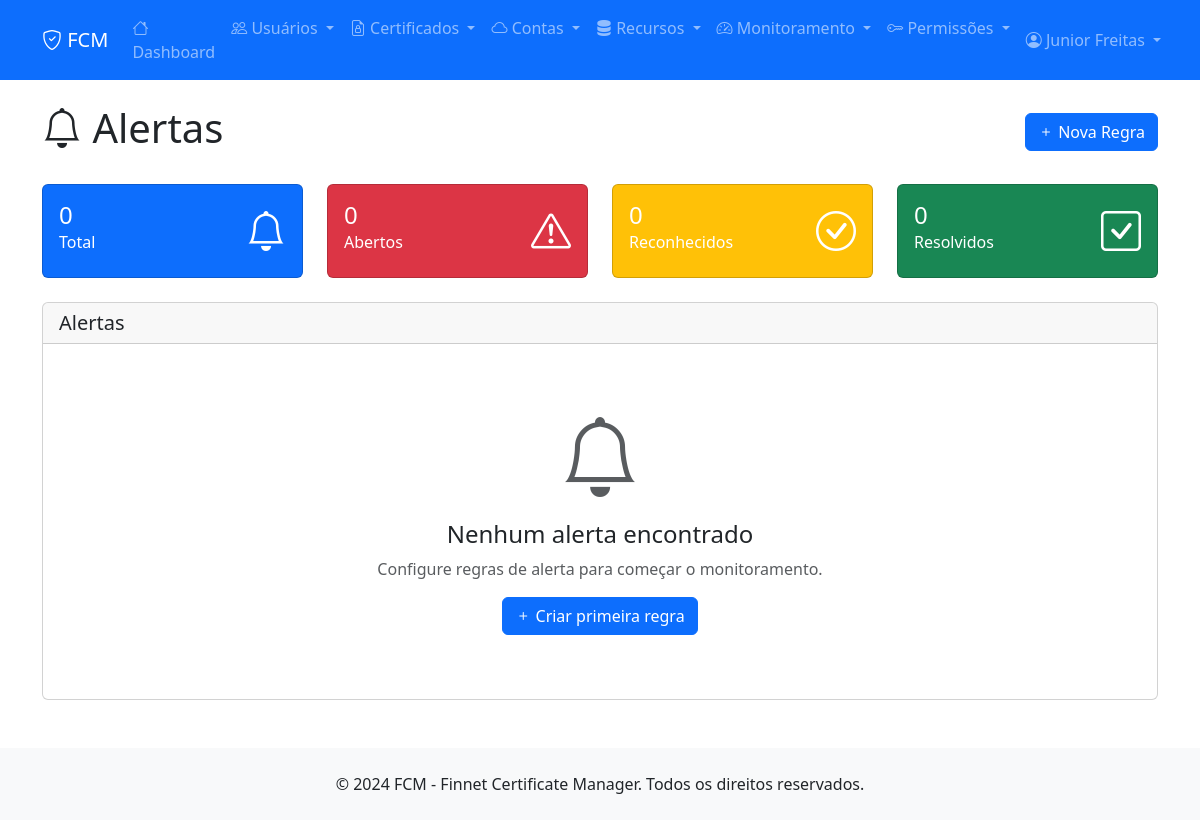
The page /monitoring/alerts/ (signed in) on the database as committed earlier.
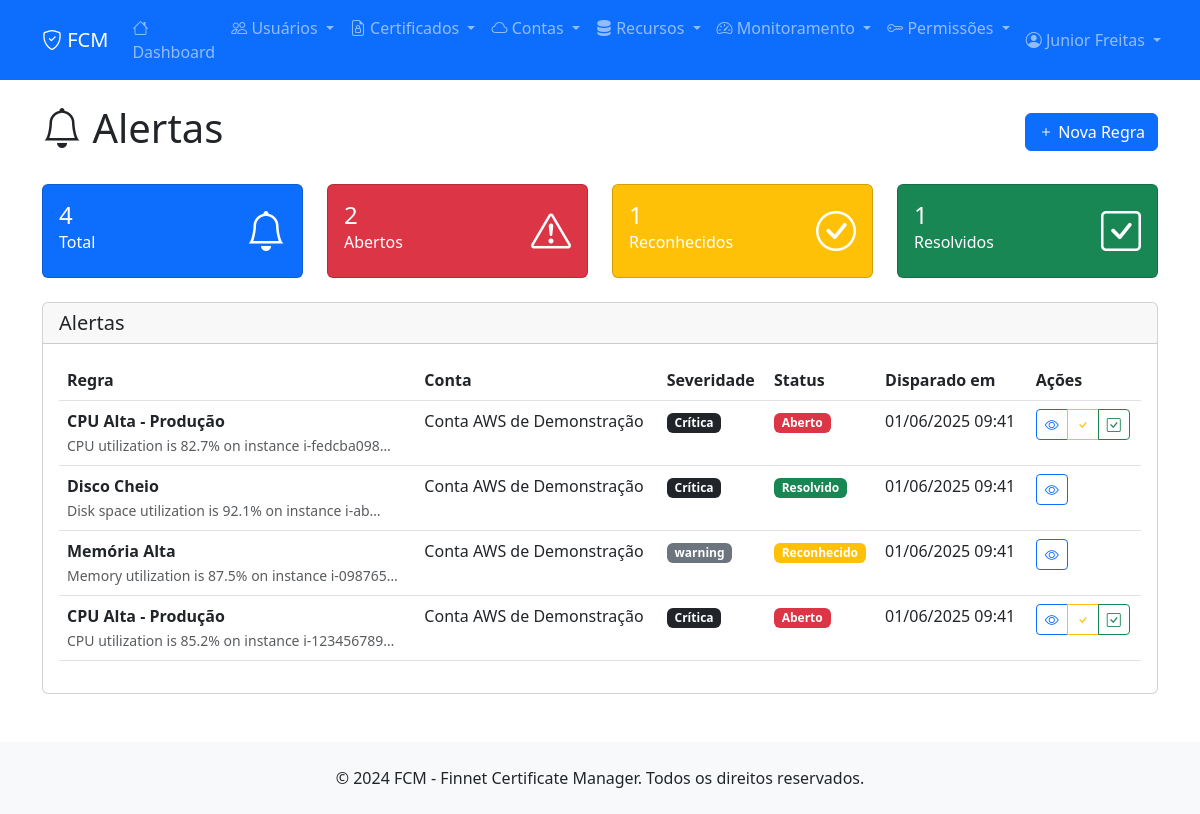
The same page on the database as committed later.
### apps/monitoring/models.py (models this page shows, shortened)
class Alert(models.Model):
    STATUS_CHOICES = [
        ('open', 'Aberto'),
        ('acknowledged', 'Reconhecido'),
        ('resolved', 'Resolvido'),
        ('suppressed', 'Suprimido'),
    ]
    id = models.UUIDField(primary_key=True, default=uuid.uuid4, editable=False)
    rule = models.ForeignKey(AlertRule, on_delete=models.CASCADE, verbose_name='Regra')
    account = models.ForeignKey(Account, on_delete=models.CASCADE, verbose_name='Conta')
    message = models.TextField('Mensagem')
    current_value = models.FloatField('Valor Atual')
    threshold_value = models.FloatField('Valor Limite')
    status = models.CharField('Status', max_length=20, choices=STATUS_CHOICES, default='open')
    triggered_at = models.DateTimeField('Disparado em', auto_now_add=True)
    acknowledged_at = models.DateTimeField('Reconhecido em', null=True, blank=True)
    acknowledged_by = models.CharField('Reconhecido por', max_length=255, blank=True)
    resolved_at = models.DateTimeField('Resolvido em', null=True, blank=True)
    resolved_by = models.CharField('Resolvido por', max_length=255, blank=True)
    metadata = models.JSONField('Metadados', default=dict, blank=True)
    class Meta:
        verbose_name = 'Alerta'
        verbose_name_plural = 'Alertas'
        ordering = ['-triggered_at']
    @property
    def status_badge_class(self):
        return {
            'open': 'bg-danger',
            'acknowledged': 'bg-warning',
            'resolved': 'bg-success',
            'suppressed': 'bg-secondary'
        }.get(self.status, 'bg-secondary')
    @property
    def severity_badge_class(self):
        return self.rule.severity_badge_class

class AlertRule(models.Model):
    SEVERITY_CHOICES = [
        ('low', 'Baixa'),
        ('medium', 'Média'),
        ('high', 'Alta'),
        ('critical', 'Crítica'),
    ]
    OPERATOR_CHOICES = [
        ('gt', 'Maior que'),
        ('gte', 'Maior ou igual'),
        ('lt', 'Menor que'),
        ('lte', 'Menor ou igual'),
        ('eq', 'Igual'),
        ('ne', 'Diferente'),
    ]
    id = models.UUIDField(primary_key=True, default=uuid.uuid4, editable=False)
    name = models.CharField('Nome', max_length=255)
    description = models.TextField('Descrição', blank=True)
    account = models.ForeignKey(Account, on_delete=models.CASCADE, verbose_name='Conta')
    metric = models.CharField('Métrica', max_length=255)
    operator = models.CharField('Operador', max_length=10, choices=OPERATOR_CHOICES)
    threshold = models.FloatField('Limite')
    severity = models.CharField('Severidade', max_length=20, choices=SEVERITY_CHOICES)
    is_enabled = models.BooleanField('Ativo', default=True)
    check_interval = models.IntegerField('Intervalo de Verificação (min)', default=5)
    cooldown_period = models.IntegerField('Período de Cooldown (min)', default=15)
    notify_email = models.BooleanField('Notificar por Email', default=True)
    notify_slack = models.BooleanField('Notificar por Slack', default=False)
    slack_webhook = models.URLField('Webhook Slack', blank=True)
    created_by = models.CharField('Criado por', max_length=255)
    created_at = models.DateTimeField('Criado em', auto_now_add=True)
    updated_at = models.DateTimeField('Atualizado em', auto_now=True)
    class Meta:
        verbose_name = 'Regra de Alerta'
        verbose_name_plural = 'Regras de Alerta'
        ordering = ['-created_at']
    @property
    def severity_badge_class(self):
        return {
            'low': 'bg-success',
            'medium': 'bg-warning',
            'high': 'bg-danger',
            'critical': 'bg-dark'
        }.get(self.severity, 'bg-secondary')

### apps/accounts/models.py (models this page shows, shortened)
class Account(models.Model):
    STATUS_CHOICES = [
        (0, 'Ativa'),
        (1, 'Inativa'),
        (2, 'Suspensa'),
        (3, 'Em Validação'),
        (4, 'Erro de Conexão'),
    ]
    ACCOUNT_TYPE_CHOICES = [
        ('root', 'Root Account'),
        ('iam', 'IAM User'),
        ('role', 'IAM Role'),
        ('federated', 'Federated User'),
    ]
    AWS_REGIONS = [
        ('us-east-1', 'US East (N. Virginia)'),
        ('us-east-2', 'US East (Ohio)'),
        ('us-west-1', 'US West (N. California)'),
        ('us-west-2', 'US West (Oregon)'),
        ('eu-west-1', 'Europe (Ireland)'),
        ('eu-west-2', 'Europe (London)'),
        ('eu-west-3', 'Europe (Paris)'),
        ('eu-central-1', 'Europe (Frankfurt)'),
        ('ap-southeast-1', 'Asia Pacific (Singapore)'),
        ('ap-southeast-2', 'Asia Pacific (Sydney)'),
        ('ap-northeast-1', 'Asia Pacific (Tokyo)'),
        ('ap-south-1', 'Asia Pacific (Mumbai)'),
        ('sa-east-1', 'South America (São Paulo)'),
        ('ca-central-1', 'Canada (Central)'),
    ]
    id = models.CharField(max_length=255, primary_key=True)
    nome = models.CharField(max_length=255, verbose_name='Nome da Conta')
    descricao = models.TextField(blank=True, null=True, verbose_name='Descrição')
    account_id = models.CharField(
        max_length=12,
        unique=True,
        verbose_name='AWS Account ID',
        validators=[RegexValidator(r'^\d{12}$', 'Account ID deve ter 12 dígitos')]
    )
    account_type = models.CharField(
        max_length=20,
        choices=ACCOUNT_TYPE_CHOICES,
        default='iam',
        verbose_name='Tipo de Conta'
    )
    access_key_id = models.CharField(max_length=255, verbose_name='Access Key ID')
    secret_access_key = models.TextField(verbose_name='Secret Access Key')  # Será criptografado
    session_token = models.TextField(blank=True, null=True, verbose_name='Session Token')  # Para roles temporários
    default_region = models.CharField(
        max_length=20,
        choices=AWS_REGIONS,
        default='us-east-1',
        verbose_name='Região Padrão'
    )
    enabled_regions = models.JSONField(
        default=list,
        blank=True,
        verbose_name='Regiões Habilitadas',
        help_text='Lista de regiões onde a conta pode operar'
    )
    status = models.IntegerField(choices=STATUS_CHOICES, default=3, verbose_name='Status')
    is_validated = models.BooleanField(default=False, verbose_name='Validada')
    last_validation = models.DateTimeField(null=True, blank=True, verbose_name='Última Validação')
    validation_error = models.TextField(blank=True, null=True, verbose_name='Erro de Validação')
    account_alias = models.CharField(max_length=255, blank=True, null=True, verbose_name='Alias da Conta')
    account_email = models.EmailField(blank=True, null=True, verbose_name='Email da Conta')
    organization_id = models.CharField(max_length=255, blank=True, null=True, verbose_name='Organization ID')
    max_instances = models.IntegerField(default=20, verbose_name='Máximo de Instâncias')
    max_storage_gb = models.IntegerField(default=1000, verbose_name='Máximo de Storage (GB)')
    monthly_budget_usd = models.DecimalField(
        max_digits=10,
        decimal_places=2,
        null=True,
        blank=True,
        verbose_name='Orçamento Mensal (USD)'
    )
    tags = models.JSONField(default=dict, blank=True, verbose_name='Tags')
    data_cad = models.DateTimeField(default=timezone.now, verbose_name='Data de Cadastro')
    usu_cad = models.CharField(max_length=255, verbose_name='Usuário de Cadastro')
    data_atu = models.DateTimeField(null=True, blank=True, verbose_name='Data de Atualização')
    usu_atu = models.CharField(max_length=255, null=True, blank=True, verbose_name='Usuário de Atualização')
    class Meta:
        db_table = 'accounts'
        verbose_name = 'Conta AWS'
        verbose_name_plural = 'Contas AWS'
        ordering = ['nome']

### apps/monitoring/views.py (the view)
# urls.py: path('alerts/', views.alert_list, name='alert_list'),
@login_required
def alert_list(request):
    status_filter = request.GET.get('status', '')
    severity_filter = request.GET.get('severity', '')
    account_filter = request.GET.get('account', '')
    alerts = Alert.objects.select_related('rule', 'account').all()
    if status_filter:
        alerts = alerts.filter(status=status_filter)
    if severity_filter:
        alerts = alerts.filter(rule__severity=severity_filter)
    if account_filter:
        alerts = alerts.filter(account_id=account_filter)
    paginator = Paginator(alerts, 20)
    page_number = request.GET.get('page')
    page_obj = paginator.get_page(page_number)
    stats = {
        'total': Alert.objects.count(),
        'open': Alert.objects.filter(status='open').count(),
        'acknowledged': Alert.objects.filter(status='acknowledged').count(),
        'resolved': Alert.objects.filter(status='resolved').count(),
    }
    accounts = Account.objects.filter(
        alert__isnull=False
    ).distinct().order_by('nome')
    context = {
        'title': 'Alertas',
        'page_obj': page_obj,
        'stats': stats,
        'accounts': accounts,
        'status_filter': status_filter,
        'severity_filter': severity_filter,
        'account_filter': account_filter,
    }
    return render(request, 'monitoring/alert_list.html', context)

### templates/monitoring/alert_list.html (shortened to what the changed rows need)
{% extends 'base.html' %}
{% block content %}
<div class="d-flex justify-content-between align-items-center mb-4">
    <h1><i class="bi bi-bell"></i> {{ title }}</h1>
</div>
<div class="row mb-4">
    <div class="col-md-3">
        <div class="card bg-primary text-white">
            <div class="card-body">
                <div class="d-flex justify-content-between">
                    <div>
                        <h4 class="mb-0">{{ stats.total }}</h4>
                        <p class="mb-0">Total</p>
                    </div>
                </div>
            </div>
        </div>
    </div>
    <div class="col-md-3">
        <div class="card bg-danger text-white">
            <div class="card-body">
                <div class="d-flex justify-content-between">
                    <div>
                        <h4 class="mb-0">{{ stats.open }}</h4>
                        <p class="mb-0">Abertos</p>
                    </div>
                </div>
            </div>
        </div>
    </div>
    <div class="col-md-3">
        <div class="card bg-warning text-white">
            <div class="card-body">
                <div class="d-flex justify-content-between">
                    <div>
                        <h4 class="mb-0">{{ stats.acknowledged }}</h4>
                        <p class="mb-0">Reconhecidos</p>
                    </div>
                </div>
            </div>
        </div>
    </div>
    <div class="col-md-3">
        <div class="card bg-success text-white">
            <div class="card-body">
                <div class="d-flex justify-content-between">
                    <div>
                        <h4 class="mb-0">{{ stats.resolved }}</h4>
                        <p class="mb-0">Resolvidos</p>
                    </div>
                </div>
            </div>
        </div>
    </div>
</div>
<div class="card">
    <div class="card-body">
        {% if page_obj %}
            <div class="table-responsive">
                <table class="table table-hover">
                    <thead>
                        <tr>
                            <th>Regra</th>
                            <th>Conta</th>
                            <th>Severidade</th>
                            <th>Status</th>
                            <th>Disparado em</th>
                            <th>Ações</th>
                        </tr>
                    </thead>
                    <tbody>
                        {% for alert in page_obj %}
                            <tr>
                                <td>
                                    <strong>{{ alert.rule.name }}</strong>
                                    <br><small class="text-muted">{{ alert.message|truncatechars:50 }}</small>
                                </td>
                                <td>{{ alert.account.nome }}</td>
                                <td>
                                    <span class="badge {{ alert.severity_badge_class }}">
                                        {{ alert.rule.get_severity_display }}
                                    </span>
                                </td>
                                <td>
                                    <span class="badge {{ alert.status_badge_class }}">
                                        {{ alert.get_status_display }}
                                    </span>
                                </td>
                                <td>{{ alert.triggered_at|date:"d/m/Y H:i" }}</td>
                                <td>
                                    <div class="btn-group btn-group-sm">
                                        <a href="{% url 'monitoring:alert_detail' alert.id %}" class="btn btn-outline-primary">
                                            <i class="bi bi-eye"></i>
                                        </a>
                                        {% if alert.status == 'open' %}
                                            <a href="{% url 'monitoring:alert_acknowledge' alert.id %}" class="btn btn-outline-warning">
                                                <i class="bi bi-check"></i>
                                            </a>
                                            <a href="{% url 'monitoring:alert_resolve' alert.id %}" class="btn btn-outline-success">
                                                <i class="bi bi-check-square"></i>
                                            </a>
                                        {% endif %}
                                    </div>
                                </td>
                            </tr>
                        {% endfor %}
                    </tbody>
                </table>
            </div>
        {% else %}
            <div class="text-center py-5">
                <i class="bi bi-bell display-1 text-muted"></i>
                <h4 class="mt-3">Nenhum alerta encontrado</h4>
                <p class="text-muted">Configure regras de alerta para começar o monitoramento.</p>
                <a href="{% url 'monitoring:alert_rule_create' %}" class="btn btn-primary">
                    <i class="bi bi-plus"></i> Criar primeira regra
                </a>
            </div>
        {% endif %}
    </div>
</div>
{% endblock %}

Rows that differ between the two databases and show on the page:
added Alert: rule.name "CPU Alta - Produção", message "CPU utilization is 82.7% on instance i-fedcba098…", account.nome "Conta AWS de Demonstração", rule.severity "Crítica", status "Aberto", triggered_at "01/06/2025 09:41"
added Alert: rule.name "Disco Cheio", message "Disk space utilization is 92.1% on instance i-ab…", account.nome "Conta AWS de Demonstração", rule.severity "Crítica", status "Resolvido", triggered_at "01/06/2025 09:41"
added Alert: rule.name "Memória Alta", message "Memory utilization is 87.5% on instance i-098765…", account.nome "Conta AWS de Demonstração", rule.severity "warning", status "Reconhecido", triggered_at "01/06/2025 09:41"
added Alert: rule.name "CPU Alta - Produção", message "CPU utilization is 85.2% on instance i-123456789…", account.nome "Conta AWS de Demonstração", rule.severity "Crítica", status "Aberto", triggered_at "01/06/2025 09:41"
Other text that changed with them:
{{ stats.total }}: "0" → "4"
{{ stats.open }}: "0" → "2"
{{ stats.acknowledged }}: "0" → "1"
{{ stats.resolved }}: "0" → "1"
text no longer shown: "Nenhum alerta encontrado Configure regras de alerta para começar o monitoramento. Criar primeira regra"
text now shown: "Regra Conta Severidade Status Disparado em Ações"
